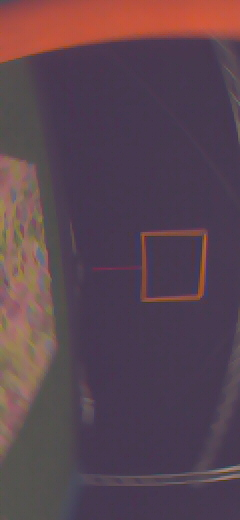
//> input picture Vision/image1.jpg, 240 x 520 px
$ ./watershed Vision/image1.jpg   (built with g++ and OpenCV 4)
//> lines starting //> are read from the running program, lines starting //| are printed output that depends on the picture; after the words box and inside, x2 and y2 are one past the last pixel; in counts of white or black regions, pixels touching at a corner belong together
//> further down, image is the input picture: 520 rows x 240 cols, CV_8UC3; mean B, G, R 80.1, 68.7, 90.8
#include <stdio.h>
#include <opencv2/opencv.hpp>

using namespace cv;

Mat watershedder(Mat image)
{
    Mat gray;
    Mat opening;
    Mat background;
    Mat M(3,3,CV_8U);

    cvtColor(image, gray, COLOR_RGBA2GRAY, 0);
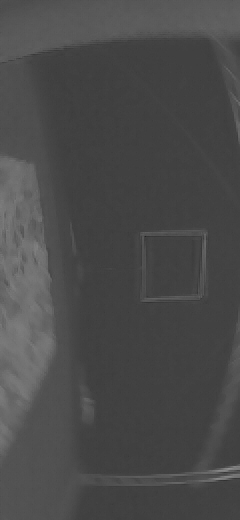
//> gray: 520 rows x 240 cols, CV_8UC1; min 34, max 145, mean 74.5
    threshold(gray, gray, 0, 255, THRESH_BINARY_INV+THRESH_OTSU);
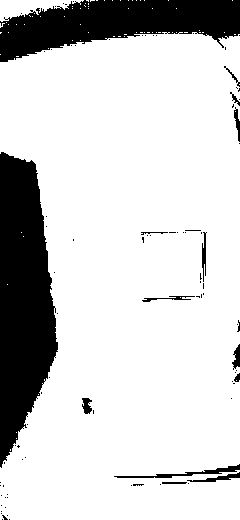
//> gray: 520 rows x 240 cols, CV_8UC1; 81.4% white; 91 black regions (77 under 20 px), largest, box (x1, y1, x2, y2) and area: (0, 152, 58, 468) 12690, (0, 0, 240, 62) 8972, (114, 464, 240, 478) 392

    erode(gray,gray,M);
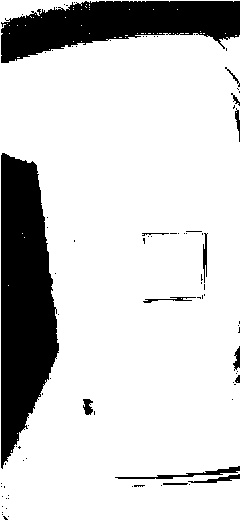
//> gray: 520 rows x 240 cols, CV_8UC1; 81.5% white; 87 black regions (73 under 20 px), largest, box (x1, y1, x2, y2) and area: (1, 153, 59, 469) 12690, (1, 1, 240, 63) 8938, (115, 466, 240, 479) 386
    dilate(gray, opening, M);
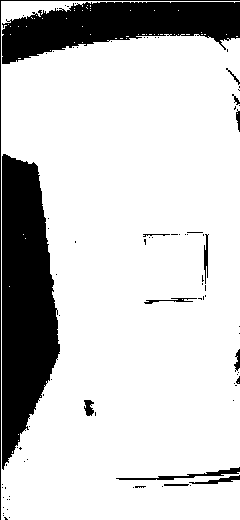
//> opening: 520 rows x 240 cols, CV_8UC1; 81% white; 88 black regions (73 under 20 px), largest, box (x1, y1, x2, y2) and area: (2, 154, 60, 470) 12690, (2, 2, 240, 64) 8904, (0, 0, 240, 520) 759
    dilate(opening, background, M, Point(-1,-1), 3);
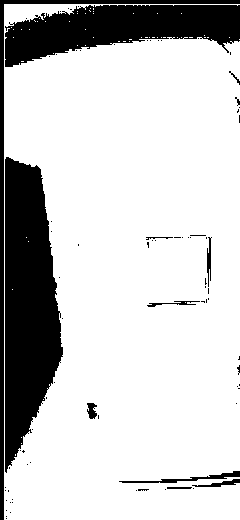
//> background: 520 rows x 240 cols, CV_8UC1; 79.4% white; 81 black regions (70 under 20 px), largest, box (x1, y1, x2, y2) and area: (5, 157, 63, 473) 12690, (5, 5, 240, 67) 8797, (0, 0, 240, 520) 3024

    return background;
}


int main(int argc, char** argv )
{
    if ( argc != 2 )
    {
        printf("usage: DisplayImage.out <Image_Path>\n");
        return -1;
    }

    Mat image = imread( argv[1], 1 );

    if ( !image.data )
    {
        printf("No image data \n");
        return -1;
    }
    namedWindow("Display Image", WINDOW_AUTOSIZE );
    imshow("Display Image", watershedder(image));

    waitKey(0);

    return 0;
}
